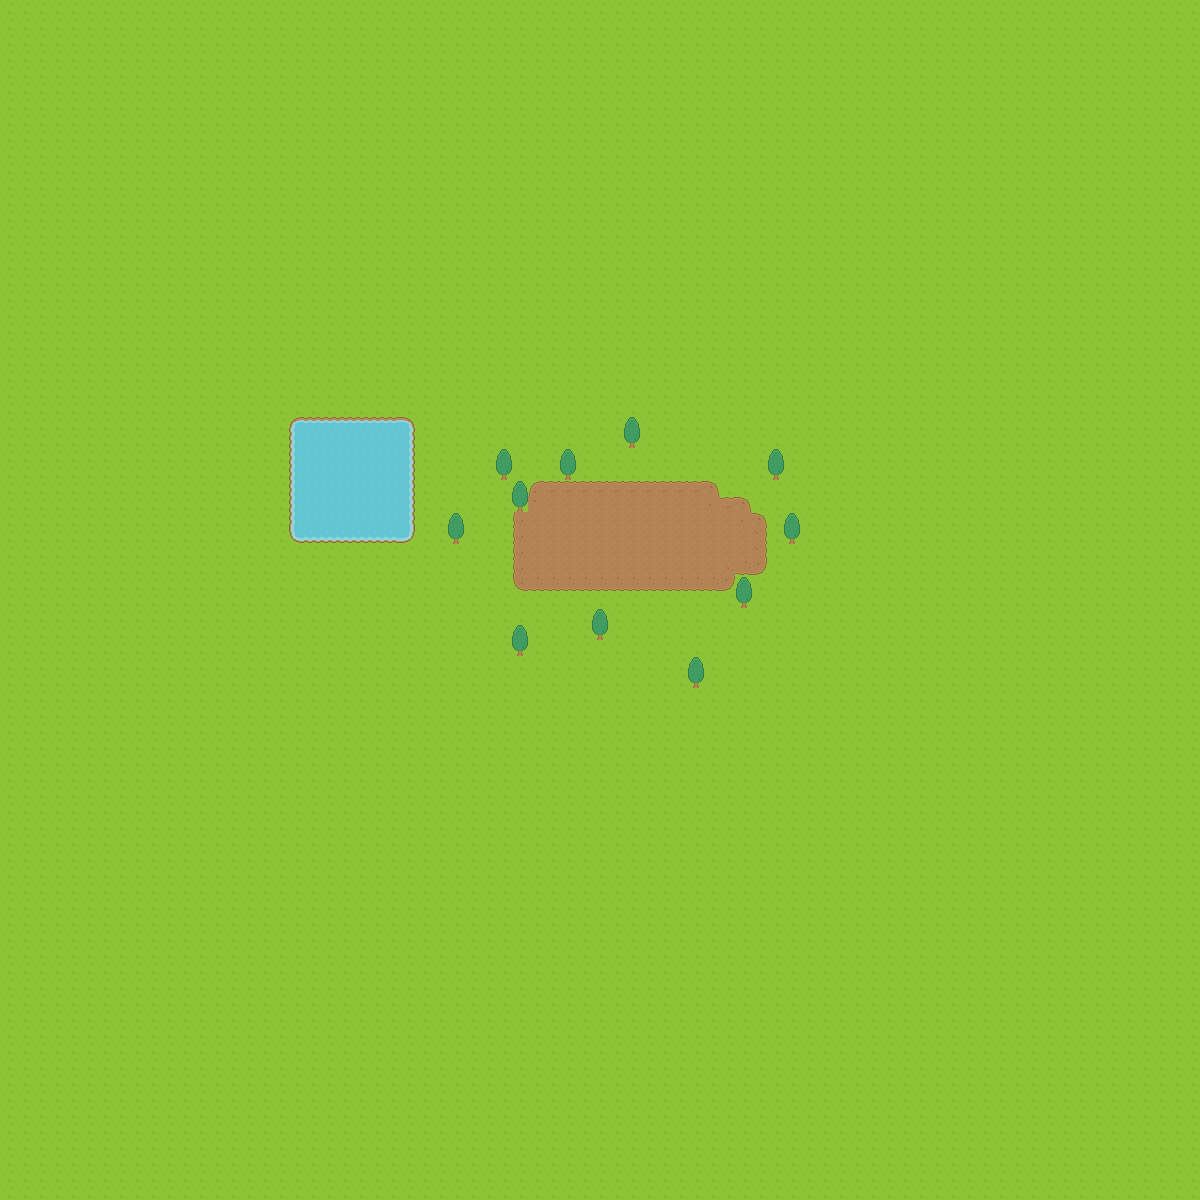

Below is a game level as drawn by its tile map, then a one-line description and the .tmx that defines it (tile-layer data replaced by summaries):
An orthogonal 75x75 tile map with 16x16 px tiles, 2 tile layers (Tile Layer 1, Dirt).

<map version="1.2" tiledversion="1.2.4" orientation="orthogonal" renderorder="left-down" width="75" height="75" tilewidth="16" tileheight="16" infinite="0" nextlayerid="4" nextobjectid="1">
 <tileset firstgid="1" source="base tileset.tsx" />
 <layer id="1" name="Tile Layer 1" width="75" height="75">
  <data>[5625 cells, 5625 non-empty, 1 distinct tile ids]</data>
 </layer>
 <layer id="3" name="Dirt" width="75" height="75">
  <data>[5625 cells, 190 non-empty, 23 distinct tile ids]</data>
 </layer>
</map>
